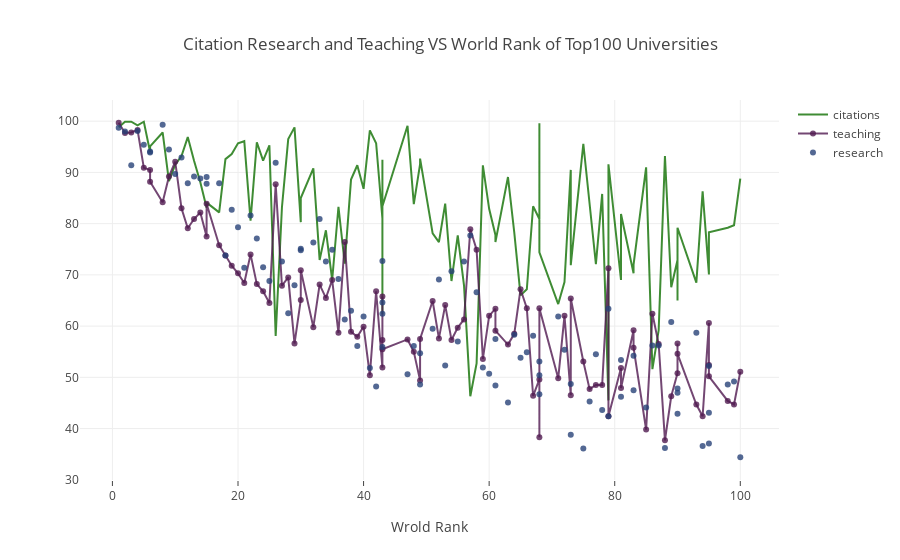

Notebook code cell kept with this figure:
### Code cell
trace1 = go.Scatter(x = df100['world_rank'],    # 世界排名
                    y = df100['citations'],        # 被引用次数
                    mode = 'lines',
                    name = 'citations', 
                    marker = dict(color='rgba(16, 112, 2, 0.8)'),
                    text = df100['university_name']
                   )
trace2 = go.Scatter(x = df100['world_rank'],
                    y = df100['teaching'],
                    mode = 'lines+markers',
                    name = 'teaching',
                    marker = dict(color='rgba(80, 26, 80, 0.8)'),
                    text = df100['university_name']
                   )
trace3 = go.Scatter(x = df100['world_rank'],
                    y = df100['research'],
                    mode = 'markers',
                    name = 'research',
                    marker = dict(color='rgba(40, 66, 120, 0.8)'),
                    text = df100['university_name']
                   )
data = [trace1, trace2, trace3]
layout = dict(title = "Citation Research and Teaching VS World Rank of Top100 Universities",
              xaxis = dict(title='Wrold Rank', ticklen=5, zeroline=False)
             )
fig = dict(data=data, layout=layout)

plotly.offline.init_notebook_mode(connected=True)
plotly.offline.iplot(fig)

### Figure 1 — Plotly figure (JSON) as saved in the notebook; plotly's stock layout.template omitted (floating-point values rounded to 4 significant figures)
{"data": [{"marker": {"color": "rgba(16, 112, 2, 0.8)"}, "mode": "lines", "name": "citations", "text": ["Harvard University", "California Institute of Technology", "Massachusetts Institute of Technology", "Stanford University", "Princeton University", "University of Cambridge", "University of Oxford", "University of California, Berkeley", "Imperial College London", "Yale University", "University of California, Los Angeles", "University of Chicago", "Johns Hopkins University", "Cornell University", "ETH Zurich – Swiss Federal Institute of Technology Zurich", "University of Michigan", "University of Toronto", "Columbia University", "University of Pennsylvania", "Carnegie Mellon University", "University of Hong Kong", "University College London", "University of Washington", "Duke University", "Northwestern University", "University of Tokyo", "Georgia Institute of Technology", "Pohang University of Science and Technology", "University of California, Santa Barbara", "University of British Columbia", "University of North Carolina at Chapel Hill", "University of California, San Diego", "University of Illinois at Urbana-Champaign", "National University of Singapore", "McGill University", "University of Melbourne", "Peking University", "Washington University in St Louis", "École Polytechnique", "University of Edinburgh", "Hong Kong University of Science and Technology", "École Normale Supérieure", "Australian National University", "Karolinska Institute", "University of Göttingen", "University of Wisconsin", "Rice University", "École Polytechnique Fédérale de Lausanne", "University of California, Irvine", "University of Science and Technology of China", "Vanderbilt University", "University of Minnesota", "Tufts University", "University of California, Davis", "Brown University", "University of Massachusetts", "Kyoto University", "Tsinghua University", "Boston University", "New York University", "Emory University", "LMU Munich", "University of Notre Dame", "University of Pittsburgh", "Case Western Reserve University", "Ohio State University", "University of Colorado Boulder", "University of Bristol", "University of California, Santa Cruz", "Yeshiva University", "University of Sydney", "University of Virginia", "University of Adelaide", "University of Southern California", "William & Mary", "Trinity College Dublin", "King’s College London", "Stony Brook University", "Korea Advanced Institute of Science and Technology (KAIST)", "University of Sussex", "The University of Queensland", "University of York", "Heidelberg University", "University of Utah", "Durham University", "London School of Economics and Political Science", "University of Manchester", "Royal Holloway, University of London", "Lund University", "University of Southampton", "University of Zurich", "Wake Forest University", "McMaster University", "University College Dublin", "George Washington University", "University of Arizona", "University of Basel", "University of Maryland, College Park", "Dartmouth College", "École Normale Supérieure de Lyon"], "type": "scatter", "uid": "ae39318c-2c1b-11e9-bb2e-920014f8e201", "x": ["1", "2", "3", "4", "5", "6", "6", "8", "9", "10", "11", "12", "13", "14", "15", "15", "17", "18", "19", "20", "21", "22", "23", "24", "25", "26", "27", "28", "29", "30", "30", "32", "33", "34", "35", "36", "37", "38", "39", "40", "41", "42", "43", "43", "43", "43", "47", "48", "49", "49", "51", "52", "53", "54", "55", "56", "57", "58", "59", "60", "61", "61", "63", "64", "65", "66", "67", "68", "68", "68", "71", "72", "73", "73", "75", "76", "77", "78", "79", "79", "81", "81", "83", "83", "85", "86", "87", "88", "89", "90", "90", "90", "93", "94", "95", "95", "95", "98", "99", "100"], "y": [98.8, 99.9, 99.9, 99.2, 99.9, 94, 95.1, 97.8, 88.3, 91.5, 93.2, 96.9, 92.3, 88.1, 83.1, 84.1, 82.2, 92.6, 93.6, 95.7, 96.1, 80.6, 95.9, 92.3, 95.3, 58.1, 83.2, 96.5, 98.8, 80.3, 85, 90.8, 72.9, 78.7, 69, 83.3, 72.2, 88.6, 91.4, 86.8, 98.2, 95.7, 81, 62.3, 92.5, 83.4, 99.1, 83.8, 91.6, 92.7, 78.1, 76.4, 83.9, 68.8, 77.7, 67.9, 46.3, 52.7, 91.4, 82.9, 77.8, 76.4, 89.1, 78.3, 66, 67.2, 83.4, 80.9, 99.6, 74.4, 64.3, 68.6, 90.5, 71.9, 95.6, 84.4, 72.1, 85.8, 45.5, 91.6, 69, 81.9, 70.3, 72, 91, 51.6, 59.2, 93.2, 67.6, 72.9, 65, 79.2, 68.5, 86.3, 70.2, 70.1, 78.3, 79.2, 79.7, 88.8]}, {"marker": {"color": "rgba(80, 26, 80, 0.8)"}, "mode": "lines+markers", "name": "teaching", "text": ["Harvard University", "California Institute of Technology", "Massachusetts Institute of Technology", "Stanford University", "Princeton University", "University of Cambridge", "University of Oxford", "University of California, Berkeley", "Imperial College London", "Yale University", "University of California, Los Angeles", "University of Chicago", "Johns Hopkins University", "Cornell University", "ETH Zurich – Swiss Federal Institute of Technology Zurich", "University of Michigan", "University of Toronto", "Columbia University", "University of Pennsylvania", "Carnegie Mellon University", "University of Hong Kong", "University College London", "University of Washington", "Duke University", "Northwestern University", "University of Tokyo", "Georgia Institute of Technology", "Pohang University of Science and Technology", "University of California, Santa Barbara", "University of British Columbia", "University of North Carolina at Chapel Hill", "University of California, San Diego", "University of Illinois at Urbana-Champaign", "National University of Singapore", "McGill University", "University of Melbourne", "Peking University", "Washington University in St Louis", "École Polytechnique", "University of Edinburgh", "Hong Kong University of Science and Technology", "École Normale Supérieure", "Australian National University", "Karolinska Institute", "University of Göttingen", "University of Wisconsin", "Rice University", "École Polytechnique Fédérale de Lausanne", "University of California, Irvine", "University of Science and Technology of China", "Vanderbilt University", "University of Minnesota", "Tufts University", "University of California, Davis", "Brown University", "University of Massachusetts", "Kyoto University", "Tsinghua University", "Boston University", "New York University", "Emory University", "LMU Munich", "University of Notre Dame", "University of Pittsburgh", "Case Western Reserve University", "Ohio State University", "University of Colorado Boulder", "University of Bristol", "University of California, Santa Cruz", "Yeshiva University", "University of Sydney", "University of Virginia", "University of Adelaide", "University of Southern California", "William & Mary", "Trinity College Dublin", "King’s College London", "Stony Brook University", "Korea Advanced Institute of Science and Technology (KAIST)", "University of Sussex", "The University of Queensland", "University of York", "Heidelberg University", "University of Utah", "Durham University", "London School of Economics and Political Science", "University of Manchester", "Royal Holloway, University of London", "Lund University", "University of Southampton", "University of Zurich", "Wake Forest University", "McMaster University", "University College Dublin", "George Washington University", "University of Arizona", "University of Basel", "University of Maryland, College Park", "Dartmouth College", "École Normale Supérieure de Lyon"], "type": "scatter", "uid": "ae3934b6-2c1b-11e9-bb2e-920014f8e201", "x": ["1", "2", "3", "4", "5", "6", "6", "8", "9", "10", "11", "12", "13", "14", "15", "15", "17", "18", "19", "20", "21", "22", "23", "24", "25", "26", "27", "28", "29", "30", "30", "32", "33", "34", "35", "36", "37", "38", "39", "40", "41", "42", "43", "43", "43", "43", "47", "48", "49", "49", "51", "52", "53", "54", "55", "56", "57", "58", "59", "60", "61", "61", "63", "64", "65", "66", "67", "68", "68", "68", "71", "72", "73", "73", "75", "76", "77", "78", "79", "79", "81", "81", "83", "83", "85", "86", "87", "88", "89", "90", "90", "90", "93", "94", "95", "95", "95", "98", "99", "100"], "y": [99.7, 97.7, 97.8, 98.3, 90.9, 90.5, 88.2, 84.2, 89.2, 92.1, 83, 79.1, 80.9, 82.2, 77.5, 83.9, 75.8, 73.8, 71.8, 70.3, 68.4, 74, 68.2, 66.8, 64.5, 87.7, 67.9, 69.5, 56.6, 65.1, 70.9, 59.8, 68.1, 65.5, 69, 58.7, 76.4, 58.9, 57.9, 59.9, 50.4, 66.8, 51.9, 65.8, 57.3, 55.5, 57.4, 55, 49.4, 57.5, 64.9, 57.6, 64.1, 57.3, 59.7, 61.3, 78.9, 74.9, 53.6, 62, 63.4, 59.1, 56.4, 58.5, 67.2, 63.5, 46.4, 49.6, 38.3, 63.5, 49.8, 62, 46.5, 65.4, 53.1, 47.7, 48.5, 48.5, 71.3, 42.4, 51.8, 47.9, 59.2, 55.8, 39.8, 62.4, 56.5, 37.7, 46.3, 50.8, 56.6, 54.6, 44.7, 42.4, 60.6, 52.4, 50.2, 45.4, 44.7, 51.1]}, {"marker": {"color": "rgba(40, 66, 120, 0.8)"}, "mode": "markers", "name": "research", "text": ["Harvard University", "California Institute of Technology", "Massachusetts Institute of Technology", "Stanford University", "Princeton University", "University of Cambridge", "University of Oxford", "University of California, Berkeley", "Imperial College London", "Yale University", "University of California, Los Angeles", "University of Chicago", "Johns Hopkins University", "Cornell University", "ETH Zurich – Swiss Federal Institute of Technology Zurich", "University of Michigan", "University of Toronto", "Columbia University", "University of Pennsylvania", "Carnegie Mellon University", "University of Hong Kong", "University College London", "University of Washington", "Duke University", "Northwestern University", "University of Tokyo", "Georgia Institute of Technology", "Pohang University of Science and Technology", "University of California, Santa Barbara", "University of British Columbia", "University of North Carolina at Chapel Hill", "University of California, San Diego", "University of Illinois at Urbana-Champaign", "National University of Singapore", "McGill University", "University of Melbourne", "Peking University", "Washington University in St Louis", "École Polytechnique", "University of Edinburgh", "Hong Kong University of Science and Technology", "École Normale Supérieure", "Australian National University", "Karolinska Institute", "University of Göttingen", "University of Wisconsin", "Rice University", "École Polytechnique Fédérale de Lausanne", "University of California, Irvine", "University of Science and Technology of China", "Vanderbilt University", "University of Minnesota", "Tufts University", "University of California, Davis", "Brown University", "University of Massachusetts", "Kyoto University", "Tsinghua University", "Boston University", "New York University", "Emory University", "LMU Munich", "University of Notre Dame", "University of Pittsburgh", "Case Western Reserve University", "Ohio State University", "University of Colorado Boulder", "University of Bristol", "University of California, Santa Cruz", "Yeshiva University", "University of Sydney", "University of Virginia", "University of Adelaide", "University of Southern California", "William & Mary", "Trinity College Dublin", "King’s College London", "Stony Brook University", "Korea Advanced Institute of Science and Technology (KAIST)", "University of Sussex", "The University of Queensland", "University of York", "Heidelberg University", "University of Utah", "Durham University", "London School of Economics and Political Science", "University of Manchester", "Royal Holloway, University of London", "Lund University", "University of Southampton", "University of Zurich", "Wake Forest University", "McMaster University", "University College Dublin", "George Washington University", "University of Arizona", "University of Basel", "University of Maryland, College Park", "Dartmouth College", "École Normale Supérieure de Lyon"], "type": "scatter", "uid": "ae3935b0-2c1b-11e9-bb2e-920014f8e201", "x": ["1", "2", "3", "4", "5", "6", "6", "8", "9", "10", "11", "12", "13", "14", "15", "15", "17", "18", "19", "20", "21", "22", "23", "24", "25", "26", "27", "28", "29", "30", "30", "32", "33", "34", "35", "36", "37", "38", "39", "40", "41", "42", "43", "43", "43", "43", "47", "48", "49", "49", "51", "52", "53", "54", "55", "56", "57", "58", "59", "60", "61", "61", "63", "64", "65", "66", "67", "68", "68", "68", "71", "72", "73", "73", "75", "76", "77", "78", "79", "79", "81", "81", "83", "83", "85", "86", "87", "88", "89", "90", "90", "90", "93", "94", "95", "95", "95", "98", "99", "100"], "y": [98.7, 98, 91.4, 98.1, 95.4, 94.1, 93.9, 99.3, 94.5, 89.7, 92.9, 87.9, 89.2, 88.8, 87.8, 89.1, 87.9, 73.8, 82.7, 79.3, 71.4, 81.6, 77.1, 71.5, 68.8, 91.9, 72.6, 62.5, 68, 74.8, 75.1, 76.3, 80.9, 72.6, 74.9, 69.2, 61.3, 63, 56.1, 61.9, 51.8, 48.2, 62.4, 72.7, 55.9, 64.6, 50.6, 56.1, 54.7, 48.6, 59.5, 69.1, 52.3, 70.7, 57, 72.6, 77.7, 66.6, 51.9, 50.7, 48.4, 57.5, 45.1, 58.3, 53.8, 54.9, 58.1, 53.1, 50.4, 46.7, 61.9, 55.4, 38.8, 48.7, 36.1, 45.3, 54.5, 43.6, 63.4, 42.4, 53.4, 46.2, 47.5, 54.2, 44.1, 56.2, 56.2, 36.2, 60.8, 47.8, 47, 42.9, 58.7, 36.6, 43.1, 52.2, 37.1, 48.6, 49.2, 34.4]}], "layout": {"title": "Citation Research and Teaching VS World Rank of Top100 Universities", "xaxis": {"ticklen": 5, "title": "Wrold Rank", "zeroline": false}}}
